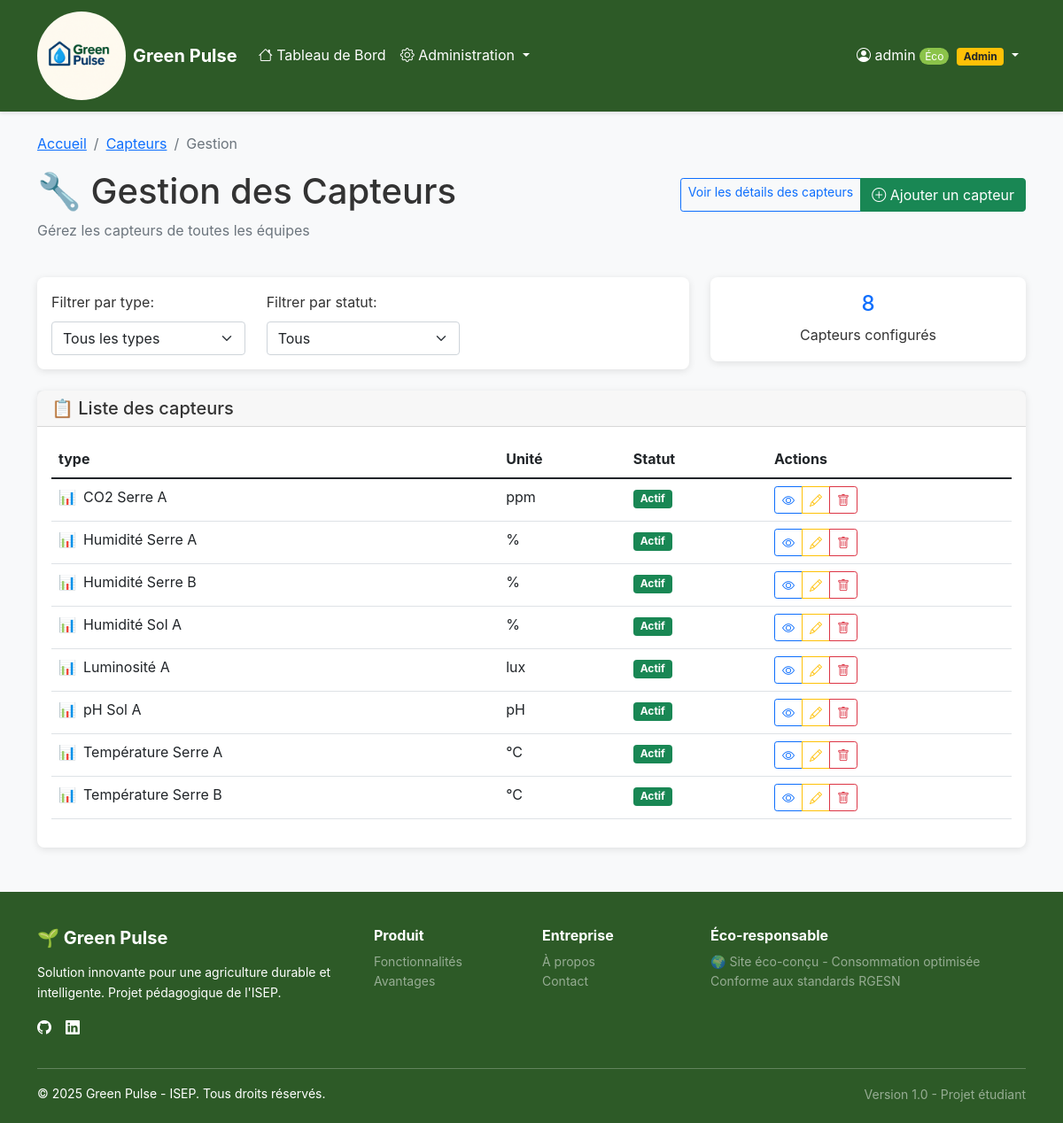
Page /?controller=sensor&action=manage (signed in) on the earlier database version.
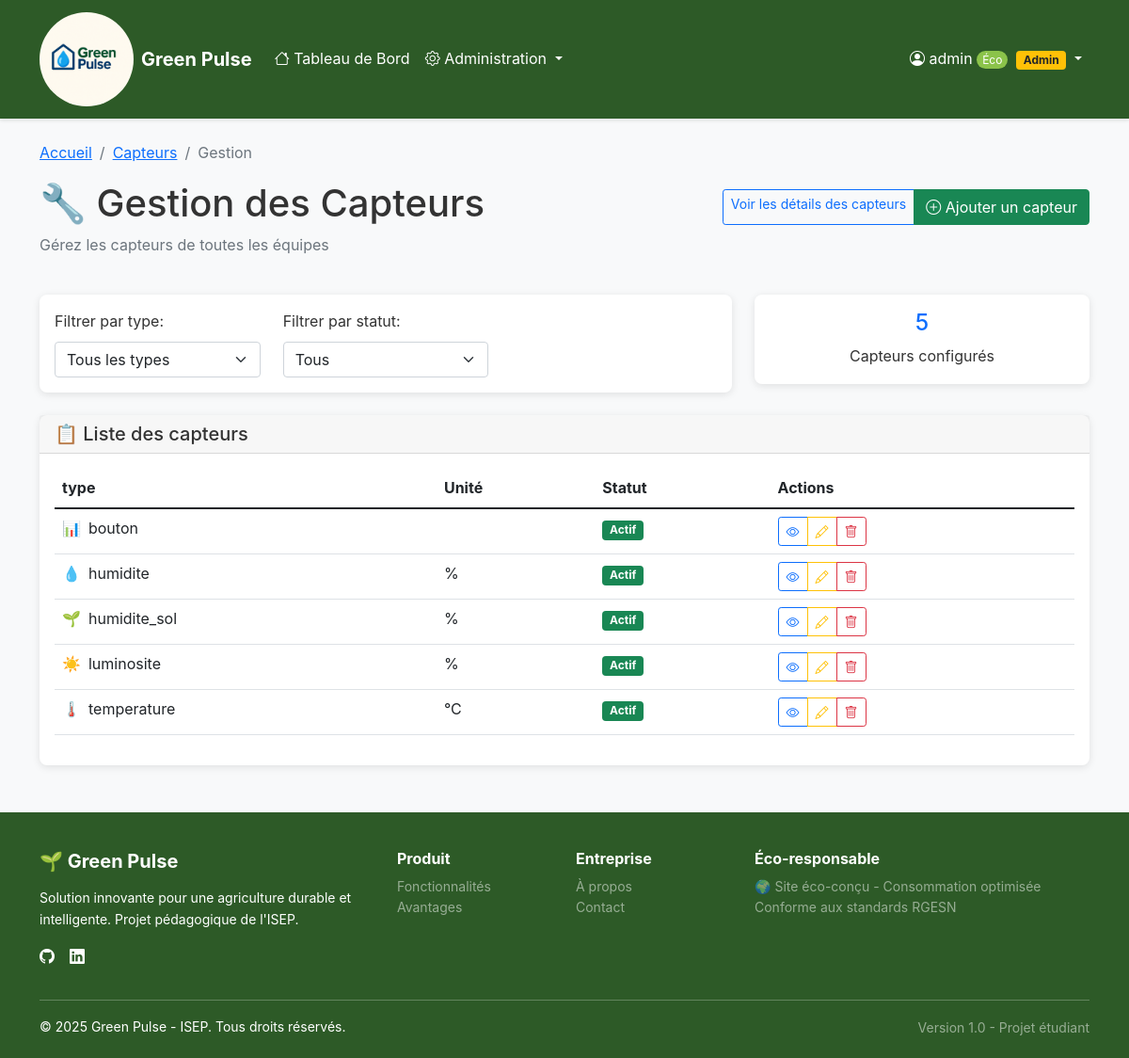
Same page on the later database version.
### tables this page shows
CREATE TABLE `capteurs` (
  `id` int(11) NOT NULL,
  `nom` varchar(100) NOT NULL,
  `unite` varchar(10) DEFAULT NULL,
  `is_actif` tinyint(1) DEFAULT 1
);

### controllers/BaseController.php (called while the page is built, shortened)
<?php
class BaseController {
    protected function render($view, $data = []) {
        extract($data);
        require_once BASE_PATH . '/views/' . $view . '.php';
        $content = ob_get_clean();
        require_once BASE_PATH . '/views/layout.php';
    }
}
?>

### controllers/SensorController.php (called while the page is built, shortened)
<?php
require_once BASE_PATH . '/controllers/BaseController.php';
require_once BASE_PATH . '/models/Sensor.php';
class SensorController extends BaseController {
    private $sensorModel;
    public function __construct() {
        $this->sensorModel = new Sensor();
    }
    public function manage() {
        $sensors = $this->sensorModel->getAllSensors();
        $this->render('sensors/manage', ['sensors' => $sensors,]);
    }
}

### config/Database.php (called while the page is built, shortened)
<?php
class Database {
    private static $instances = [];
    private static $configs = [
         'remote' => [
            'host' => 'localhost',
            'dbname' => '8PDuqiQ06b_bdd_serre',
            'user' => 'root',
            'pwd' => ''
         ],
        'local' => [
            'host' => 'localhost',
            'dbname' => '8PDuqiQ06b_bdd_serre',
            'user' => 'root',
            'pwd' => ''
        ]
    ];
    private function __construct($config) {
        try {
            $this->connection = new PDO(
                "mysql:host={$config['host']};dbname={$config['dbname']};charset=utf8mb4",
                $config['user'],
                $config['pwd'],
                [
                    PDO::ATTR_ERRMODE => PDO::ERRMODE_EXCEPTION,
                    PDO::ATTR_DEFAULT_FETCH_MODE => PDO::FETCH_ASSOC,
                    PDO::ATTR_EMULATE_PREPARES => false
                ]
            );
        } catch (PDOException $e) {
            die("Erreur de connexion à la base de données : " . $e->getMessage());
        }
    }
    public static function getConnection($name = 'local') {
        if (!isset(self::$instances[$name])) {
            self::$instances[$name] = new self(self::$configs[$name]);
        }
        return self::$instances[$name]->connection;
    }
}

### models/Sensor.php (called while the page is built, shortened)
<?php
class Sensor {
    private $db;
  public function __construct() {
        $this->db = Database::getConnection('remote');
    }
    public function getAllSensors() {
        $stmt = $this->db->query("
            SELECT
                id,
                nom as name,
                unite as unit,
                is_actif as is_active -- On lit directement la colonne
            FROM capteurs
            ORDER BY nom
        ");
        return $stmt->fetchAll();
    }
}
?>

### views/sensors/manage.php (the view, shortened to what this page needs)
<div class="row">
    <div class="col-12">
        <nav aria-label="breadcrumb">
            <ol class="breadcrumb">
                <li class="breadcrumb-item"><a href="<?= BASE_URL ?>?controller=home">Accueil</a></li>
                <li class="breadcrumb-item"><a href="<?= BASE_URL ?>?controller=sensor">Capteurs</a></li>
                <li class="breadcrumb-item active">Gestion</li>
            </ol>
        </nav>
    </div>
</div>
<div class="row mb-4">
    <div class="col-12">
        <div class="d-flex justify-content-between align-items-center">
            <h1>🔧 Gestion des Capteurs</h1>
            <div class="btn-group">
                    <a href="<?= BASE_URL ?>?controller=sensor" class="btn btn-outline-primary btn-sm">Voir les détails des capteurs</a>
                <button class="btn btn-success" data-bs-toggle="modal" data-bs-target="#addSensorModal">
                    <i class="bi bi-plus-circle"></i> Ajouter un capteur
                </button>
            </div>
        </div>
        <p class="text-muted">Gérez les capteurs de toutes les équipes</p>
    </div>
</div>
<div class="row mb-4">
    <div class="col-md-8">
        <div class="card">
            <div class="card-body">
                <div class="row">
                    <div class="col-md-4">
                        <label for="typeFilter" class="form-label">Filtrer par type:</label>
                        <select id="typeFilter" class="form-select" onchange="filterSensors()">
                            <option value="">Tous les types</option>
                        </select>
                    </div>
                    <div class="col-md-4">
                        <label for="statusFilter" class="form-label">Filtrer par statut:</label>
                        <select id="statusFilter" class="form-select" onchange="filterSensors()">
                            <option value="">Tous</option>
                        </select>
                    </div>
                </div>
            </div>
        </div>
    </div>
    <div class="col-md-4">
        <div class="card">
            <div class="card-body text-center">
                <h4 class="text-primary"><?= count($sensors) ?></h4>
                <p class="mb-0">Capteurs configurés</p>
            </div>
        </div>
    </div>
</div>
<div class="row">
    <div class="col-12">
        <div class="card">
            <div class="card-header">
                <h5 class="mb-0">📋 Liste des capteurs</h5>
            </div>
            <div class="card-body">
                <div class="table-responsive">
                    <table class="table table-hover" id="sensorsTable">
                        <thead>
                            <tr>
                                <th>type</th>
                                <th>Unité</th>
                                <th>Statut</th>
                                <th>Actions</th>
                            </tr>
                        </thead>
                        <tbody>
                            <?php foreach ($sensors as $sensor): ?>
                                <tr
                                    data-type="<?= $sensor['name'] ?>"
                                    data-status="<?= $sensor['is_active'] ?>"
                                    class="sensor-row">
                                    <td>
                                        <div class="d-flex align-items-center">
                                            <?php
                                            $icon = '';
                                            switch ($sensor['name']) {
                                                case 'temperature': $icon = '🌡️'; break;
                                                case 'humidite': $icon = '💧'; break;
                                                case 'luminosite': $icon = '☀️'; break;
                                                case 'humidite_sol': $icon = '🌱'; break;
                                                default: $icon = '📊';
                                            }
                                            ?>
                                            <span class="me-2"><?= $icon ?></span>
                                            <?= htmlspecialchars($sensor['name']) ?>
                                        </div>
                                    </td>
                                    <td><?= htmlspecialchars($sensor['unit']) ?></td>
                                    <td>
                                        <span class="badge bg-<?= $sensor['is_active'] ? 'success' : 'secondary' ?>">
                                            <?= $sensor['is_active'] ? 'Actif' : 'Inactif' ?>
                                        </span>
                                    </td>
                                    <td>
                                        <div class="btn-group btn-group-sm">
                                            <a href="<?= BASE_URL ?>?controller=sensor&action=details&id=<?= $sensor['id'] ?>"
                                               class="btn btn-outline-primary btn-sm" title="Voir détails">
                                                <i class="bi bi-eye"></i>
                                            </a>
                                            <button class="btn btn-outline-warning btn-sm"
                                                    onclick="editSensor(<?= $sensor['id'] ?>)" title="Modifier">
                                                <i class="bi bi-pencil"></i>
                                            </button>
                                            <button class="btn btn-outline-danger btn-sm"
                                                    onclick="deleteSensor(<?= $sensor['id'] ?>, '<?= htmlspecialchars($sensor['name']) ?>')" title="Supprimer">
                                                <i class="bi bi-trash"></i>
                                            </button>
                                        </div>
                                    </td>
                                </tr>
                            <?php endforeach; ?>
                        </tbody>
                    </table>
                </div>
            </div>
        </div>
    </div>
</div>

### index.php (shortened to what this page needs)
<?php
require_once BASE_PATH . '/config/Database.php';
$controllerName = $_GET['controller'] ?? 'home';
$actionName = $_GET['action'] ?? 'index';
$controllerName = preg_replace('/[^a-zA-Z0-9]/', '', $controllerName);
$actionName = preg_replace('/[^a-zA-Z0-9]/', '', $actionName);
$controllerMappings = [
    'home' => 'HomeController',
    'auth' => 'AuthController',
    'sensor' => 'SensorController',
    'actuator' => 'ActuatorController',
    'api' => 'ApiController',
    'profile' => 'ProfileController',
    'admin' => 'AdminController',
];
try {
    $controllerClass = $controllerMappings[$controllerName];
    if (class_exists($controllerClass)) {
        $controllerInstance = new $controllerClass();
        if (method_exists($controllerInstance, $actionName)) {
            $controllerInstance->$actionName();
        } else {
            throw new Exception("Action '$actionName' non trouvée dans le contrôleur '$controllerClass'.");
        }
    } else {
        throw new Exception("Classe contrôleur '$controllerClass' non trouvée.");
    }
} catch (Exception $e) {
    error_log("Erreur de routage: " . $e->getMessage());
    http_response_code(404);
    require_once BASE_PATH . '/views/errors/404.php';
    exit();
}
?>

### views/layout.php (shortened to what this page needs)
<!DOCTYPE html>
<html lang="fr">
<head>
    <link href="https://cdn.jsdelivr.net/npm/bootstrap@5.1.3/dist/css/bootstrap.min.css" rel="stylesheet">
    <link href="https://cdn.jsdelivr.net/npm/bootstrap-icons@1.7.2/font/bootstrap-icons.css" rel="stylesheet">
</head>
<body>
    <nav class="navbar navbar-expand-lg navbar-dark">
        <div class="container">
        <a class="navbar-brand fw-bold d-flex align-items-center" href="<?= BASE_URL ?>">
            <img style="border-radius: 80px;" src="<?= BASE_URL ?>public/images/LOGO4.png" alt="Logo Green Pulse" width="100" height="100" class="me-2">
            Green Pulse
        </a>
            <div class="collapse navbar-collapse" id="navbarNav">
                <ul class="navbar-nav me-auto">
                    <?php if (isset($_SESSION['user_id'])): ?>
                        <li class="nav-item">
                            <a class="nav-link" href="<?= BASE_URL ?>?controller=home">
                                <i class="bi bi-house"></i> Tableau de Bord
                            </a>
                        </li>
                        <?php if (isset($_SESSION['user_role']) && $_SESSION['user_role'] === 'admin'): ?>
                            <li class="nav-item dropdown">
                                <a class="nav-link dropdown-toggle" href="#" id="adminDropdown" role="button" data-bs-toggle="dropdown">
                                    <i class="bi bi-gear"></i> Administration
                                </a>
                            </li>
                        <?php endif; ?>
                    <?php endif; ?>
                </ul>
                <ul class="navbar-nav">
                    <?php if (isset($_SESSION['user_id'])): ?>
                        <li class="nav-item dropdown">
                            <a class="nav-link dropdown-toggle" href="#" id="userDropdown" role="button" data-bs-toggle="dropdown">
                                <i class="bi bi-person-circle"></i> <?= htmlspecialchars($_SESSION['username']) ?>
                                <span class="eco-badge">Éco</span>
                                <?php if (isset($_SESSION['user_role']) && $_SESSION['user_role'] === 'admin'): ?>
                                    <span class="badge bg-warning text-dark ms-1">Admin</span>
                                <?php endif; ?>
                            </a>
                        </li>
                    <?php endif; ?>
                </ul>
            </div>
        </div>
    </nav>
    <main class="container mt-4">
        <?php echo $content; ?>
    </main>
     <footer class="footer">
        <div class="container">
            <div class="row">
                <div class="col-lg-4 mb-3">
                    <h5 class="fw-bold mb-3">🌱 Green Pulse</h5>
                    <p class="small">Solution innovante pour une agriculture durable et intelligente. Projet pédagogique de l'ISEP.</p>
                    <div class="d-flex gap-3">
                        <a href="#" class="text-white"><i class="bi bi-github"></i></a>
                        <a href="#" class="text-white"><i class="bi bi-linkedin"></i></a>
                    </div>
                </div>
                <div class="col-lg-2 col-md-6 mb-3">
                    <h6 class="fw-bold mb-2">Produit</h6>
                    <ul class="list-unstyled small">
                        <li><a href="#fonctionnalites" class="text-white-50 text-decoration-none">Fonctionnalités</a></li>
                        <li><a href="#avantages" class="text-white-50 text-decoration-none">Avantages</a></li>
                    </ul>
                </div>
                <div class="col-lg-2 col-md-6 mb-3">
                    <h6 class="fw-bold mb-2">Entreprise</h6>
                    <ul class="list-unstyled small">
                        <li><a href="#a-propos" class="text-white-50 text-decoration-none">À propos</a></li>
                        <li><a href="#contact" class="text-white-50 text-decoration-none">Contact</a></li>
                    </ul>
                </div>
                <div class="col-lg-4 mb-3">
                    <h6 class="fw-bold mb-2">Éco-responsable</h6>
                    <p class="small text-white-50">🌍 Site éco-conçu - Consommation optimisée<br>Conforme aux standards RGESN</p>
                </div>
            </div>
            <hr class="my-3">
            <div class="row align-items-center">
                <div class="col-md-6">
                    <p class="mb-0 small">© 2025 Green Pulse - ISEP. Tous droits réservés.</p>
                </div>
                <div class="col-md-6 text-md-end">
                    <small class="text-white-50">Version 1.0 - Projet étudiant</small>
                </div>
            </div>
        </div>
    </footer>
</body>
</html>

### views/layout.php (style rules this page uses)
:root { --primary-color: #2d5a27; --secondary-color: #5d8a54; --accent-color: #8bc34a; --text-color: #333; --bg-color: #f8f9fa; }
.footer { margin-top: 50px; background: var(--primary-color); color: white; padding: 40px 0 20px; }
body { font-family: -apple-system, BlinkMacSystemFont, 'Segoe UI', Roboto, sans-serif; background-color: var(--bg-color); color: var(--text-color); line-height: 1.6; }
.navbar { background-color: var(--primary-color) !important; box-shadow: 0 2px 4px rgba(0,0,0,0.1); }
.navbar-brand, .navbar-nav .nav-link { color: white !important; }
.card { border: none; box-shadow: 0 2px 8px rgba(0,0,0,0.1); border-radius: 8px; }
.eco-badge { background-color: var(--accent-color); color: white; font-size: 0.75rem; padding: 2px 6px; border-radius: 12px; }

Differences in the rows shown:
removed capteurs: nom "📊", nom "CO2 Serre A", unite "ppm", is_actif "Actif"
removed capteurs: nom "📊", nom "Humidité Serre B", unite "%", is_actif "Actif"
removed capteurs: nom "📊", nom "Température Serre B", unite "°C", is_actif "Actif"
changed capteurs: nom "Luminosité A" → "bouton"; unite "lux" → (not shown); moves up the list
changed capteurs: nom "📊" → "💧"; nom "Humidité Sol A" → "humidite"
changed capteurs: nom "📊" → "🌱"; nom "pH Sol A" → "humidite_sol"; unite "pH" → "%"
changed capteurs: nom "📊" → "☀️"; nom "Température Serre A" → "luminosite"; unite "°C" → "%"
changed capteurs: nom "📊" → "🌡️"; nom "Humidité Serre A" → "temperature"; unite "%" → "°C"; moves down the list
Other differences:
count($sensors): "8" → "5"
